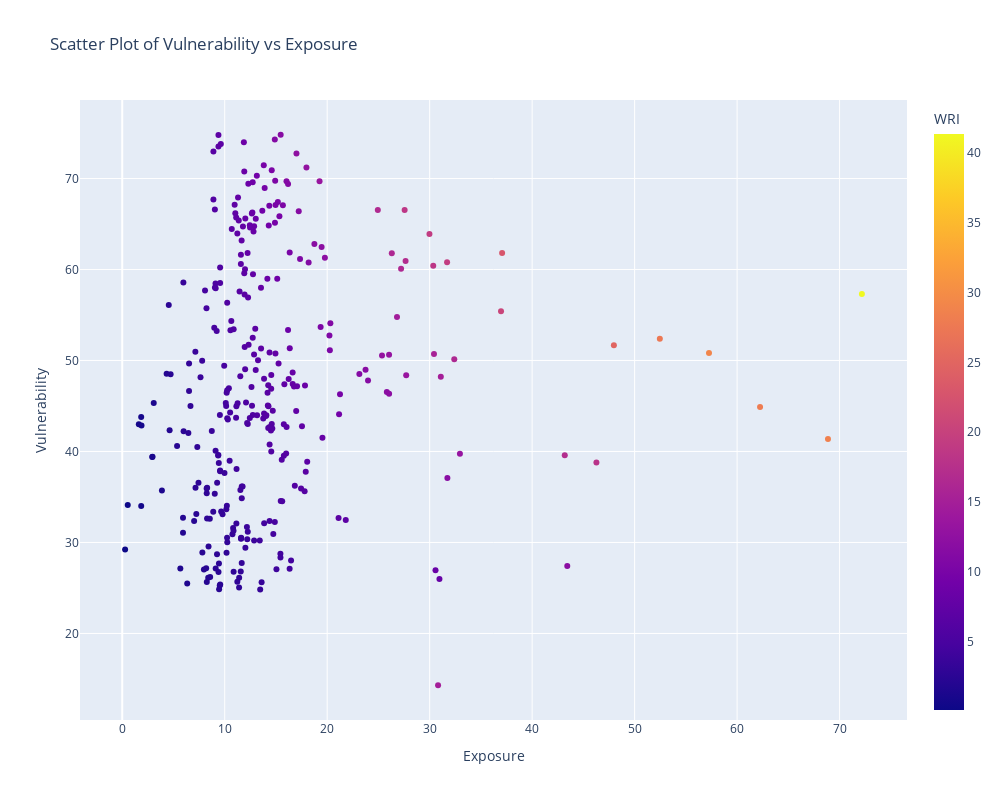

The notebook cell saved with this chart:
### Code cell
mean_wri = wri.groupby('Region').mean().reset_index()

fig = px.scatter(mean_wri, 
                 x='Exposure',  
                 y='Vulnerability',       
                 color='WRI', 
                #text='Region',  
                 title='Scatter Plot of Vulnerability vs Exposure',
                 labels={'Vulnerability': 'Vulnerability', 'Exposure': 'Exposure', 'Country':'Region'})

fig.update_layout(
    width=1000, 
    height=800, 
    xaxis_title='Exposure',
    yaxis_title='Vulnerability'      
)

fig.show()

### Figure 1 — Plotly figure (JSON) as saved in the notebook; plotly's stock layout.template omitted (floating-point values rounded to 4 significant figures; data arrays with more than 128 entries replaced by an {"elided": "..."} marker saying what was removed)
{"data": [{"hovertemplate": "Exposure=%{x}<br>Vulnerability=%{y}<br>WRI=%{marker.color}<extra></extra>", "legendgroup": "", "marker": {"color": {"elided": "306 float values"}, "coloraxis": "coloraxis", "symbol": "circle"}, "mode": "markers", "name": "", "orientation": "v", "showlegend": false, "type": "scatter", "x": {"elided": "306 float values"}, "xaxis": "x", "y": {"elided": "306 float values"}, "yaxis": "y"}], "layout": {"coloraxis": {"colorbar": {"title": {"text": "WRI"}}, "colorscale": [[0, "#0d0887"], [0.1111, "#46039f"], [0.2222, "#7201a8"], [0.3333, "#9c179e"], [0.4444, "#bd3786"], [0.5556, "#d8576b"], [0.6667, "#ed7953"], [0.7778, "#fb9f3a"], [0.8889, "#fdca26"], [1, "#f0f921"]]}, "height": 800, "legend": {"tracegroupgap": 0}, "title": {"text": "Scatter Plot of Vulnerability vs Exposure"}, "width": 1000, "xaxis": {"anchor": "y", "autorange": true, "domain": [0, 1], "range": [-4.121, 76.58], "title": {"text": "Exposure"}, "type": "linear"}, "yaxis": {"anchor": "x", "autorange": true, "domain": [0, 1], "range": [10.49, 78.63], "title": {"text": "Vulnerability"}, "type": "linear"}}}
